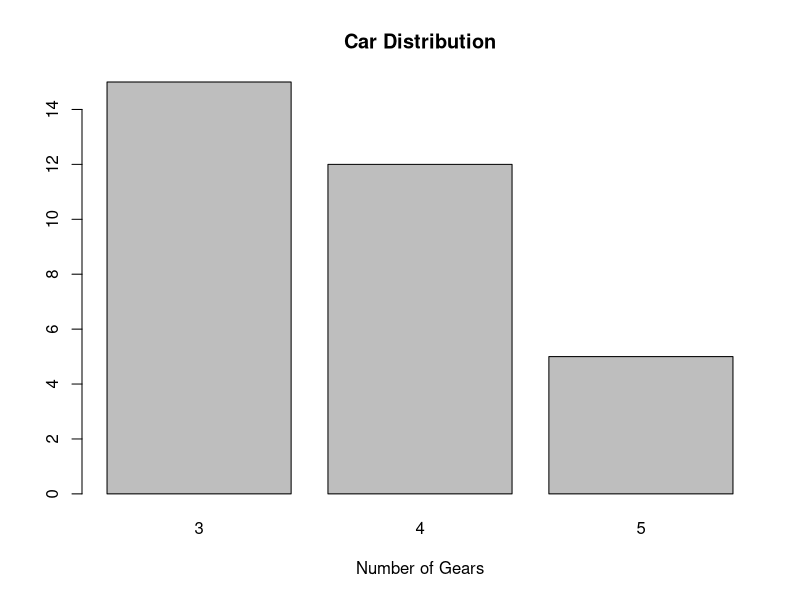
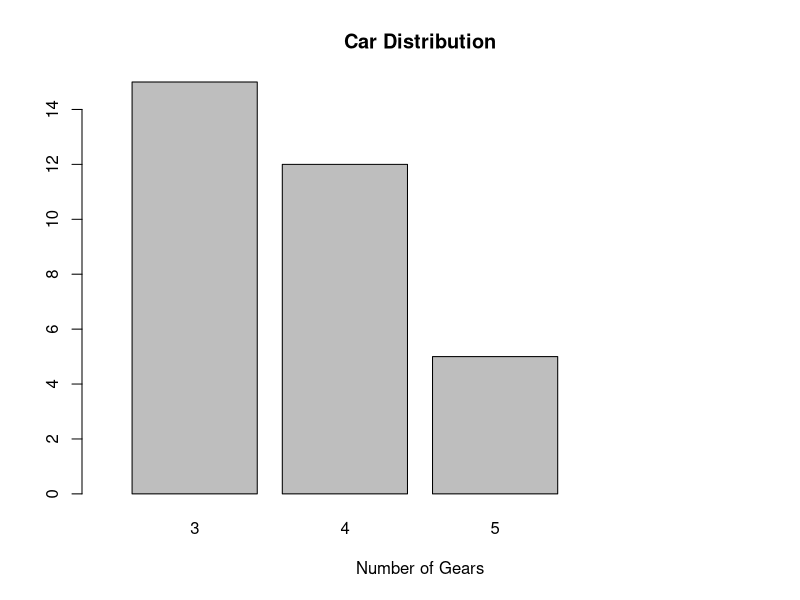
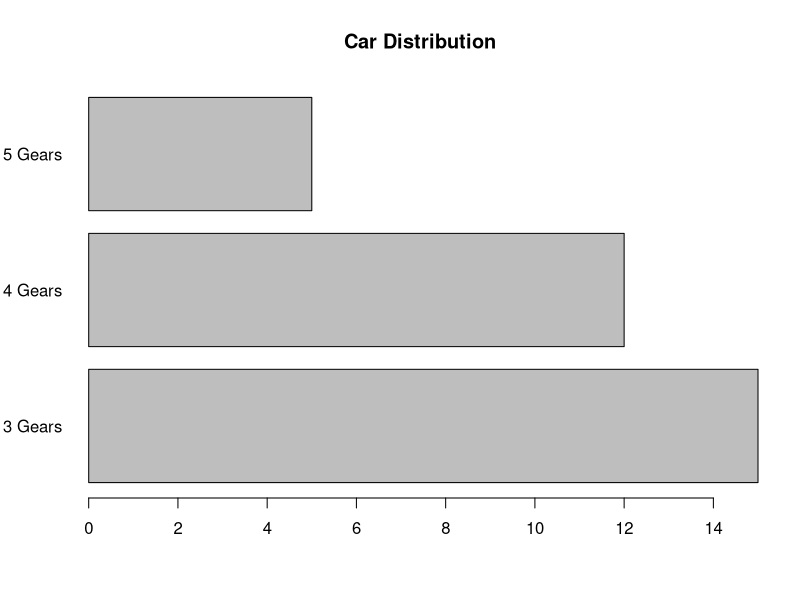
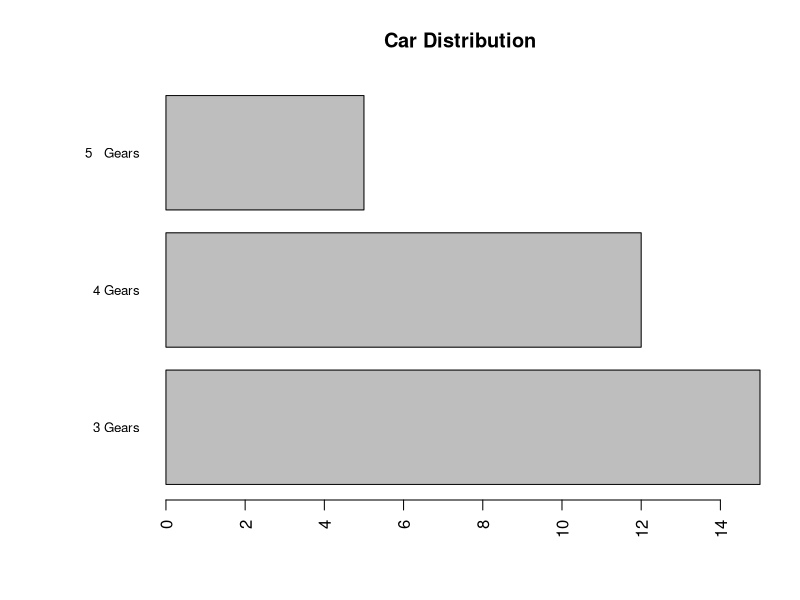
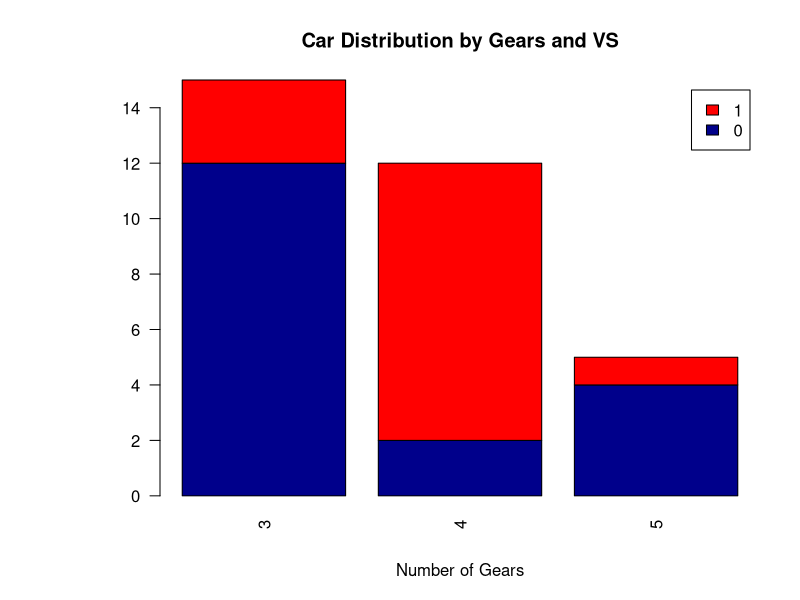
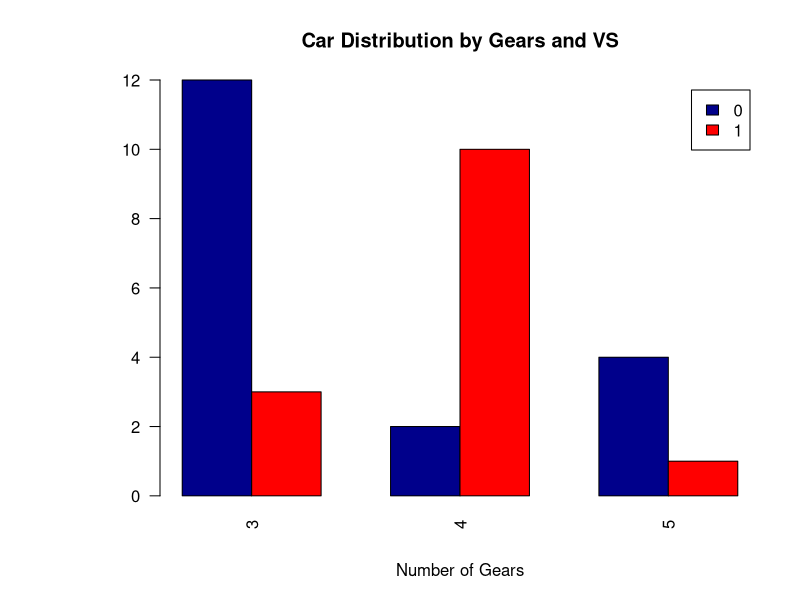
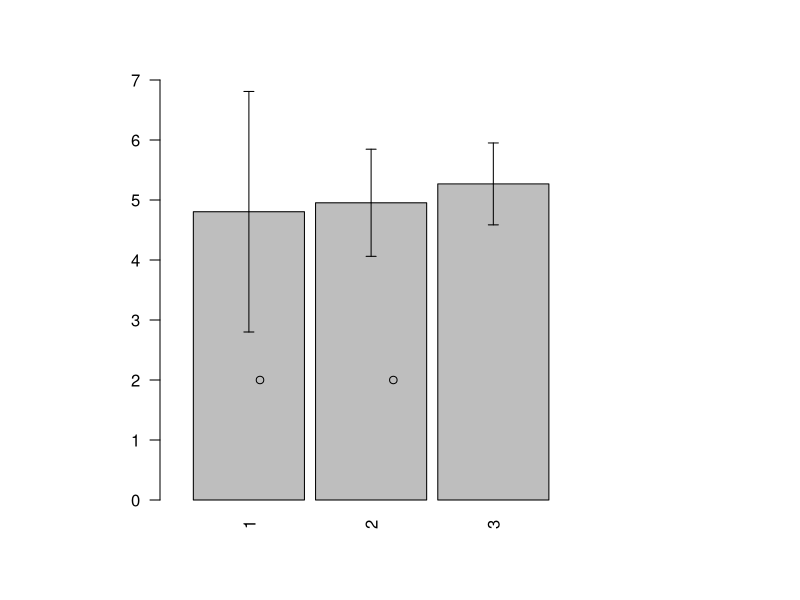
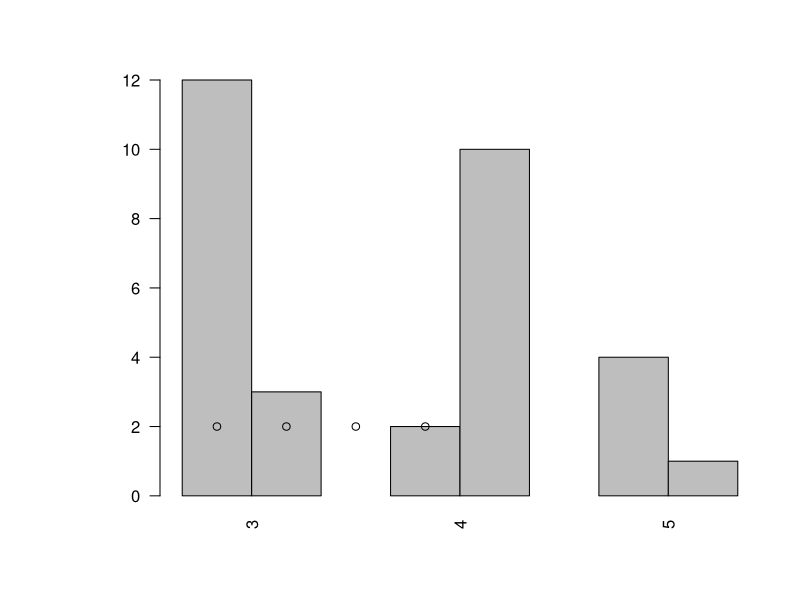

Reproduce these figures in R, in order.
###############################
### bar图可能遇到的各种形式    ###
###############################
# 参考 Quick-R: http://www.statmethods.net/graphs/bar.html

###--- 简单情况 --------------------------------------------------
# 基本
counts <- table(mtcars$gear)
barplot(counts, main="Car Distribution", xlab="Number of Gears")

# 上图bar太宽，调窄一点。文档也说了width要搭配xlim才能有效果
barplot(counts, main="Car Distribution", xlab="Number of Gears",
        xlim= c(0, 5)
)

# bar图水平放置，使用horiz= TRUE就OK了；标签用参数las改变方向
barplot(counts, main="Car Distribution", horiz=TRUE, las= 1,
        names.arg=c("3 Gears", "4 Gears", "5 Gears"))

# 默认地，barplot并不会画bar的分类坐标，可以使用axis.lty= 1显示出来；
# 控制标签的大小使用cex.names选项，另外还可以用par函数控制画图框位置
par(las=2) # make label text perpendicular to axis
par(mar=c(5,8,4,2)) # increase y-axis margin.
counts <- table(mtcars$gear)
barplot(counts, main="Car Distribution", horiz=TRUE, names.arg=c("3 Gears", "4 Gears", "5   Gears"), cex.names=0.8)

###--- 重叠（stacked）-------------------------------------------
# 并附上legend；其实就是数据变换了格式
counts <- table(mtcars$vs, mtcars$gear)
barplot(counts, main="Car Distribution by Gears and VS",
  xlab="Number of Gears", col=c("darkblue","red"),
 	legend = rownames(counts))
  
###--- 分组 -----------------------------------------------------
# 设置了参数beside
counts <- table(mtcars$vs, mtcars$gear)
barplot(counts, main="Car Distribution by Gears and VS",
  xlab="Number of Gears", col=c("darkblue","red"),
 	legend = rownames(counts), beside=TRUE)

###--- 加标准误 --------------------------------------------------
# 实际上通过arrow函数拼接上去的
# 数据构造
tbl <- data.frame(groups= sample(rep(1:3, 100), 30),
                  scores <- rnorm(30, 5)
)
# 计算每组的均值和标准误
mean_tbl <- aggregate(scores ~ groups, tbl, mean)
sd_tbl <- aggregate(scores ~ groups, tbl, sd)
# 绘图,同时设计bar的间隔
space = 0.1
barplot(mean_tbl[, 2], xlim= c(0, 5), ylim= c(0, 7), space= space, names= 1:3)
# 计算每一个bar的中心位置
grp <- nrow(mean_tbl)
x_loc <- 0.5*(1 + seq(from= 0, by= 2, length.out= grp))  + space*seq_len(grp)
# 标准误作图
arrows(x0=x_loc, x1= x_loc, y0= mean_tbl[, 2], y1= mean_tbl[, 2] + sd_tbl[, 2], angle= 90, length= .05)
arrows(x0=x_loc, x1= x_loc, y0= mean_tbl[, 2], y1= mean_tbl[, 2] - sd_tbl[, 2], angle= 90, length= .05)

###--- 不同组别坐标轴对称分布 ---------------------------------------
##############
#### 讨论   ###
##############
# 1.非多组(beside= F), 如<加标准误>模块，关于barplot(horiz= FALSE)非多组的x轴的位置，第一个bar的左边缘的x值为参数space的距离，
#   然后每一个bar的宽度刚好为1(其中width= 1控制），所以可以如<加标准误>的例子中定位每个bar的中心；
counts <- table(mtcars$gear)
points(c(0.7, 1.9), c(2, 2))
# 该例子是默认参数，我们可以看出默认space= 0.2, 那么第一个bar的x坐标为0.2，原点分别标示了第一以及第二个bar的x位置

# 2.多组(beside= T)的情况，即<分组>模块，第一个bar的x轴坐标的距离刚好是1，且不同组之间的间隔也为1(其中参数width= 1)
counts <- table(mtcars$vs, mtcars$gear)
barplot(counts, beside= T, col= "grey")
points(c(1.5, 2.5, 3.5, 4.5), rep(2, 4))
# 可以从该例子中看出，默认space=1，所以第一个bar的x坐标也为1
